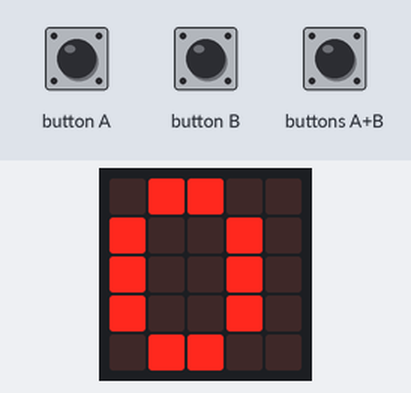
The program below on a simulated BBC micro:bit (MakeCode). On the bench: the board's 5×5 LED display. The test bench sets the inputs (shaded band).

Above: at 1.2 s.
1.3 s: button A pressed for 0.15 s
At 2.0 s:
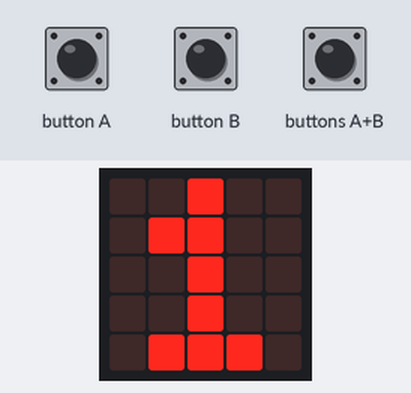
3.0 s: button A pressed for 0.15 s
At 5.3 s:
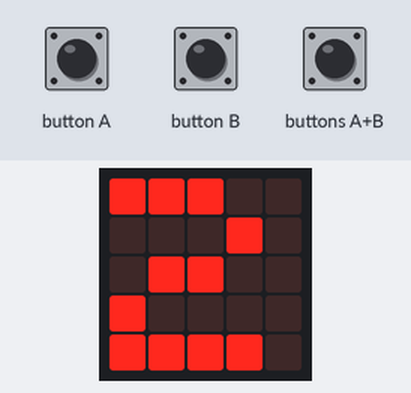
Timing chart, 0 to 6.8 s (numbered marks = the images above; inputs shaded):
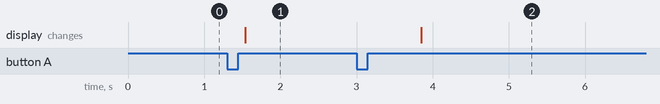

Measured:
- after the input at 1.3 s, the display: changes after 0.24 s (image 1)
- after the input at 3.0 s, the display: changes after 0.85 s (image 2)

The program:

main.ts
```typescript
input.onButtonPressed(Button.A, function () {
    PERSONAS += 1
})
input.onButtonPressed(Button.AB, function () {
    PERSONAS = 0
})
input.onButtonPressed(Button.B, function () {
    if (PERSONAS > 0) {
        PERSONAS += -1
    }
})
let PERSONAS = 0
let Establecer_personas = PERSONAS
basic.forever(function () {
    basic.showNumber(PERSONAS)
})
```

test.ts
```typescript
// aquí va el archivo "tests"; esto no se compilará cuando este paquete se utilice como una extensión.
```
